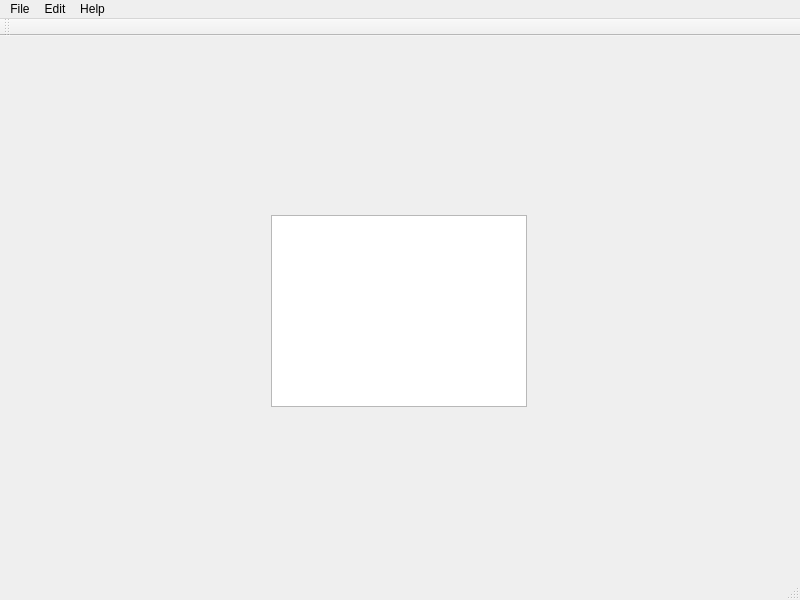
<?xml version="1.0" encoding="UTF-8"?>
<ui version="4.0">
 <class>MainWindow</class>
 <widget class="QMainWindow" name="MainWindow">
  <property name="geometry">
   <rect>
    <x>0</x>
    <y>0</y>
    <width>800</width>
    <height>600</height>
   </rect>
  </property>
  <property name="sizePolicy">
   <sizepolicy hsizetype="Expanding" vsizetype="Expanding">
    <horstretch>0</horstretch>
    <verstretch>0</verstretch>
   </sizepolicy>
  </property>
  <property name="windowTitle">
   <string>MainWindow</string>
  </property>
  <widget class="QWidget" name="centralwidget">
   <widget class="QWidget" name="horizontalLayoutWidget">
    <property name="geometry">
     <rect>
      <x>-1</x>
      <y>0</y>
      <width>801</width>
      <height>551</height>
     </rect>
    </property>
    <layout class="QHBoxLayout" name="horizontalLayout">
     <item alignment="Qt::AlignHCenter|Qt::AlignVCenter">
      <widget class="QGraphicsView" name="graphicsView"/>
     </item>
    </layout>
   </widget>
  </widget>
  <widget class="QMenuBar" name="menubar">
   <property name="geometry">
    <rect>
     <x>0</x>
     <y>0</y>
     <width>800</width>
     <height>21</height>
    </rect>
   </property>
   <widget class="QMenu" name="menuFile">
    <property name="title">
     <string>File</string>
    </property>
    <widget class="QMenu" name="menuOpen">
     <property name="title">
      <string>Open</string>
     </property>
     <addaction name="actionClear_Recent_Files"/>
     <addaction name="separator"/>
    </widget>
    <addaction name="actionNew"/>
    <addaction name="menuOpen"/>
    <addaction name="actionSave"/>
    <addaction name="separator"/>
    <addaction name="actionStatistics"/>
    <addaction name="separator"/>
    <addaction name="actionQuit"/>
   </widget>
   <widget class="QMenu" name="menuEdit">
    <property name="title">
     <string>Edit</string>
    </property>
    <addaction name="actionUndo"/>
    <addaction name="actionRedo"/>
    <addaction name="separator"/>
    <addaction name="actionFit_All"/>
   </widget>
   <widget class="QMenu" name="menuHelp">
    <property name="title">
     <string>Help</string>
    </property>
    <addaction name="actionHomePage"/>
    <addaction name="actionCheck_for_Updates"/>
    <addaction name="separator"/>
    <addaction name="actionAbout"/>
   </widget>
   <addaction name="menuFile"/>
   <addaction name="menuEdit"/>
   <addaction name="menuHelp"/>
  </widget>
  <widget class="QStatusBar" name="statusbar"/>
  <widget class="QToolBar" name="toolBar">
   <property name="windowTitle">
    <string>toolBar</string>
   </property>
   <attribute name="toolBarArea">
    <enum>TopToolBarArea</enum>
   </attribute>
   <attribute name="toolBarBreak">
    <bool>false</bool>
   </attribute>
  </widget>
  <action name="actionNew">
   <property name="text">
    <string>New</string>
   </property>
  </action>
  <action name="actionSave">
   <property name="text">
    <string>Save</string>
   </property>
  </action>
  <action name="actionFit_All">
   <property name="text">
    <string>Fit All</string>
   </property>
  </action>
  <action name="actionHomePage">
   <property name="text">
    <string>Home Page</string>
   </property>
  </action>
  <action name="actionAbout">
   <property name="text">
    <string>About</string>
   </property>
  </action>
  <action name="actionQuit">
   <property name="text">
    <string>Exit</string>
   </property>
  </action>
  <action name="actionUndo">
   <property name="text">
    <string>Undo</string>
   </property>
  </action>
  <action name="actionStatistics">
   <property name="text">
    <string>Statistics</string>
   </property>
  </action>
  <action name="actionCheck_for_Updates">
   <property name="text">
    <string>Check for Updates</string>
   </property>
  </action>
  <action name="actionRedo">
   <property name="text">
    <string>Redo</string>
   </property>
  </action>
  <action name="actionClear_Recent_Files">
   <property name="text">
    <string>Clear Recent Files</string>
   </property>
   <property name="toolTip">
    <string>Clear Recent Files</string>
   </property>
  </action>
 </widget>
 <resources/>
 <connections/>
</ui>
